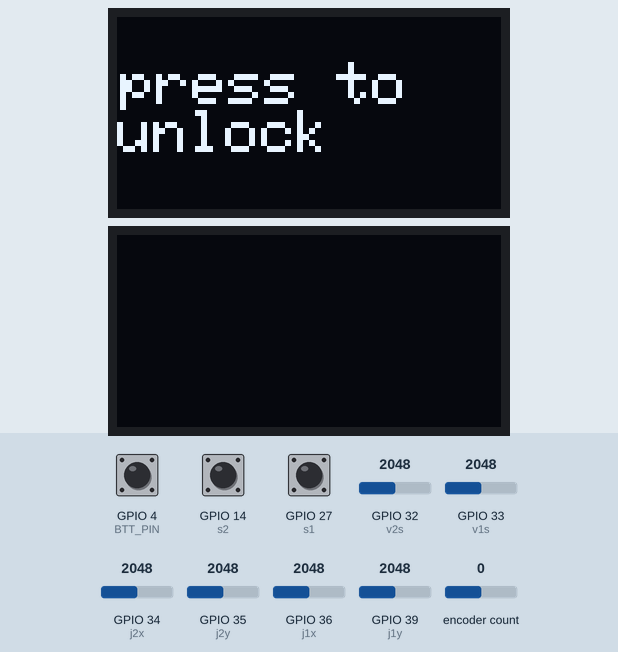
Bench run of a sketch on a simulated ESP32. On the bench: 2 × 128×64 one-colour display. The inputs (shaded band) are chosen by the test bench; at power-on: GPIO 4 (BTT_PIN) HIGH, encoder count 0, GPIO 14 (s2) HIGH, GPIO 27 (s1) HIGH, GPIO 32 (v2s) = 2048, GPIO 33 (v1s) = 2048, GPIO 34 (j2x) = 2048, GPIO 35 (j2y) = 2048, GPIO 36 (j1x) = 2048, GPIO 39 (j1y) = 2048. The display library's start-up logo is not drawn; no radio packets arrive unless stated.

Above: at 0.8 s.
0.9 s: GPIO 4 (BTT_PIN) pulled LOW for 0.15 s
At 1.5 s:
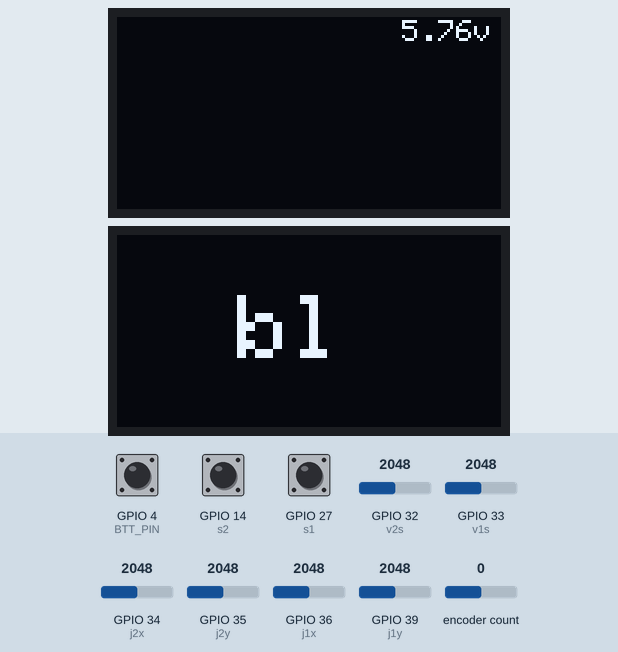
2.6 s: encoder count set to 1
At 3.8 s:
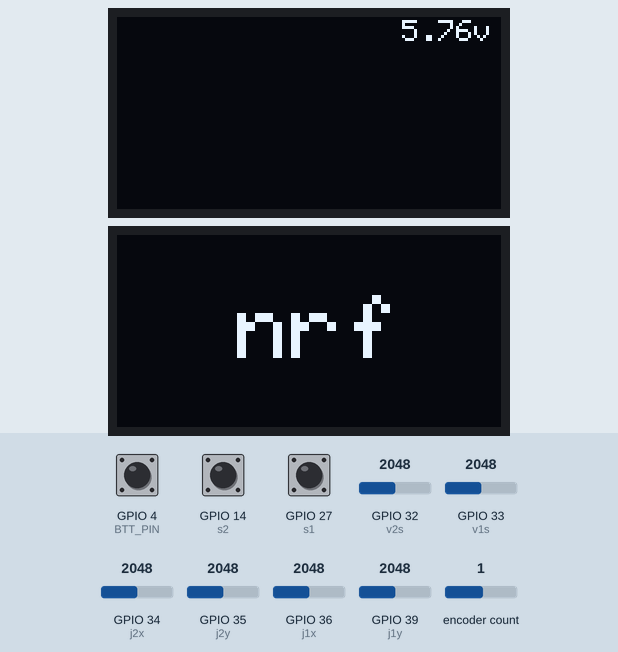
4.1 s: GPIO 4 (BTT_PIN) pulled LOW for 1 s
At 6.8 s:
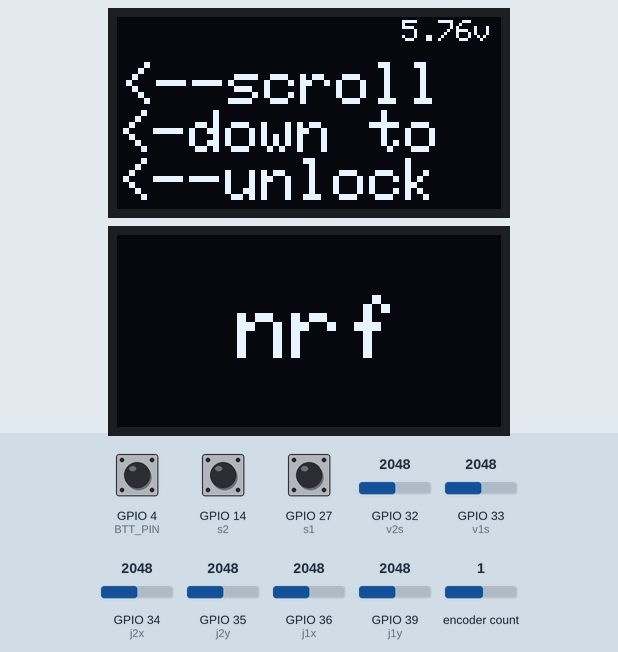
7.1 s: encoder count set to 2
At 7.7 s:
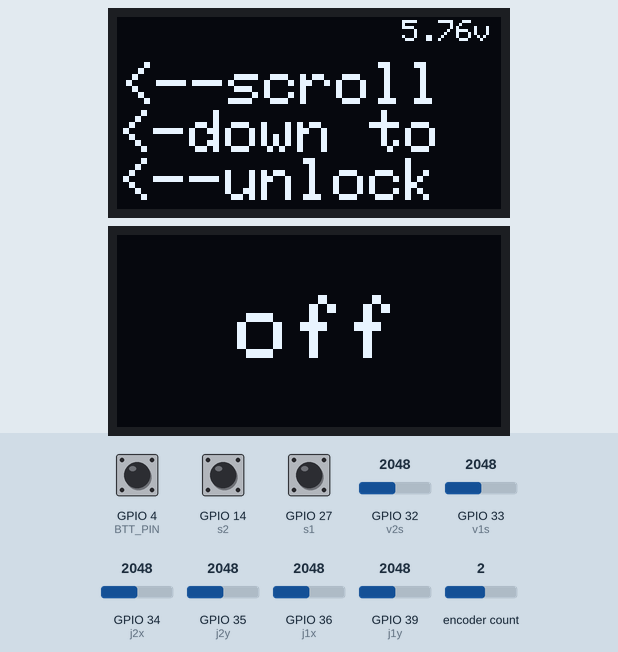
8.6 s: GPIO 4 (BTT_PIN) pulled LOW for 0.15 s
At 9.5 s:
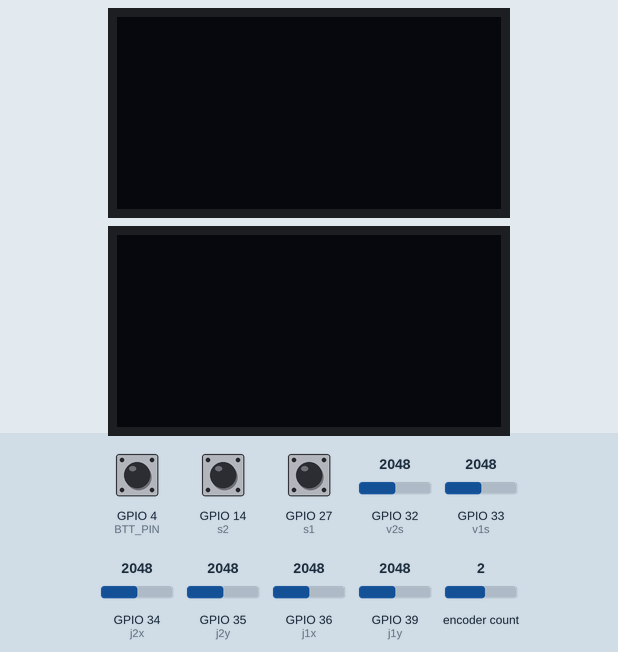
10.7 s: encoder count set to 3
At 11.1 s:
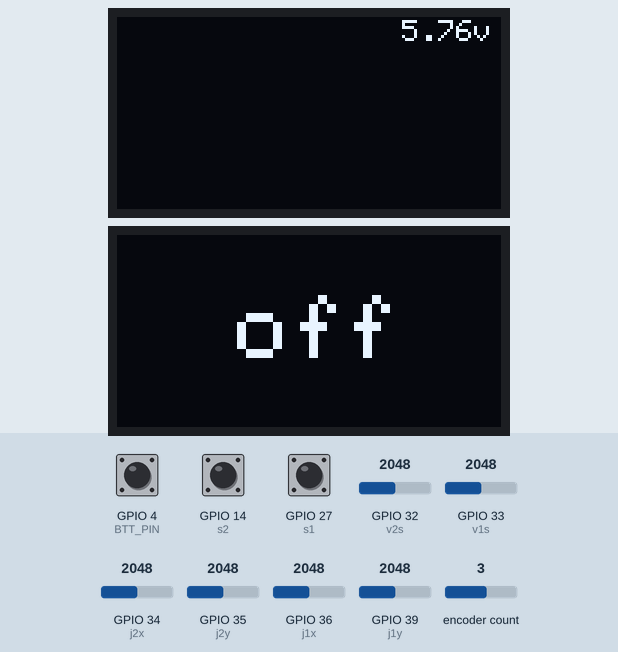
Timing chart, 0 to 13.2 s (numbered marks = the images above; inputs shaded):
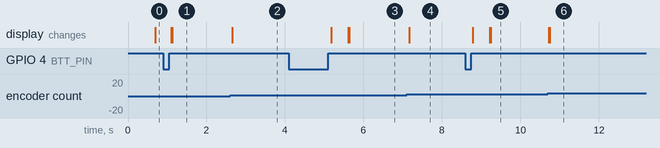

Measured:
- after the input at 0.9 s, the display: first changes after 0.20 s (image 1 shows a later state)
- after the input at 2.6 s, the display: changes after 0.06 s (image 2)
- after the input at 4.1 s, the display: first changes after 1.1 s (image 3 shows a later state)
- after the input at 7.1 s, the display: changes after 0.07 s (image 4)
- after the input at 8.6 s, the display: first changes after 0.19 s (image 5 shows a later state)
- after the input at 10.7 s, the display: first changes at once (image 6 shows a later state)

The sketch:

esp_trans_v3.ino
```cpp
/*


适配esp_quad_v4.0 !!!!!!!!!!!!!!!!!!!!!!!!!!!!!!!!!!!!!!!!!!!!!!!!!!!!!!!!!!!!!!!!!!!!!!!!!!!!!!!!!!!!!!!!!!!!!!!!


Add menu steps

  1. add one new char to    char menu[] = {'b', 'n', 'o','o'};

    warning - add new chars before 'o'

    example
    char menu[] = {'b', 'n', 'w', 'o', 'o'};

  2. setup your "menu_?()" function
    example
    int menu_wifi(int n, char which){
      if(which != 'w') return -1;

        switch(n){
          case 1:
            // your code
          case 2:
            // your code
        }

      return 1;
    }
    *footnote
      case1 = show display 1
      case2 = show display 2
      case3 = run program once/ begin function. example- radio.begin()
      case4 = loop function

  3. add to   void menu_agent(int n, cahr m)
    example
    void menu_agent(int num, char m){
    menu_bl(num, m);
    menu_nrf(num, m);
    menu_off(num, m);
    menu_wifi(num, m);
    }


Calibrate your joystick

  uncomment code below in the menu_nrf()
      Serial.print(*(js + 0));
      Serial.print("   ");
      Serial.print(*(js + 1));
      Serial.print("   ");
      Serial.print(*(js + 2));
      Serial.print("   ");
      Serial.println(*(js + 3));

  change joystick pins according to your need
    #define j1x 36
    #define j1y 39
    #define j2x 34
    #define j2y 35
  invert output according to your need
    #define invert_lx 0
    #define invert_ly 1
    #define invert_rx 1
    #define invert_ry 0

*/


#include "AiEsp32RotaryEncoder.h"
#include "Arduino.h"
#include <Wire.h>
#include <Adafruit_GFX.h>
#include <Adafruit_SSD1306.h>
#include <BleGamepad.h>
#include <SPI.h>
#include <nRF24L01.h>
#include <RF24.h>
#include <SimpleKalmanFilter.h>


// joystick--------------------------------------------------------
int *get_js();
#define j1x 36
#define j1y 39
#define j2x 34
#define j2y 35
#define invert_lx 0
#define invert_ly 1
#define invert_rx 1
#define invert_ry 0
SimpleKalmanFilter filter_lx(5, 5, 0.5);
SimpleKalmanFilter filter_ly(5, 5, 0.5);
SimpleKalmanFilter filter_rx(5, 5, 0.5);
SimpleKalmanFilter filter_ry(5, 5, 0.5);


// v detect--------------------------------------------------------
float *get_v();
#define v1s 33
#define v2s 32


// switch--------------------------------------------------------
#define s1 27
#define s2 14


// gamepad ------------------------------------------------------
BleGamepad bleGamepad;


// rotary encoder---------------------------------------------------
void rotary_onButtonClick();
void IRAM_ATTR readEncoderISR();

#define A_PIN 13
#define B_PIN 5
#define BTT_PIN 4
#define VCC_PIN -1
#define STEPS 8
AiEsp32RotaryEncoder rotaryEncoder =
  AiEsp32RotaryEncoder(A_PIN, B_PIN, BTT_PIN, VCC_PIN, STEPS);


// iic oled--------------------------------------------------------
void refresh_iic();

int menu_bl(int, char);
int menu_off(int, char);
int menu_nrf(int, char);
void menu_agent(int, char);

int oled_en = 1;
#define SCREEN_WIDTH 128
#define SCREEN_HEIGHT 64
#define OLED_RESET     -1
#define SCREEN_ADDRESS1 0x3D
#define SCREEN_ADDRESS2 0x3C
Adafruit_SSD1306 display1(SCREEN_WIDTH, SCREEN_HEIGHT, &Wire, OLED_RESET);
Adafruit_SSD1306 display2(SCREEN_WIDTH, SCREEN_HEIGHT, &Wire, OLED_RESET);

char menu[] = {'b', 'n', 'o','o'};
int menu_cptr = sizeof(menu)-1;


//nrf--------------------------------------------------------
void serial_blackbox();
int nrf_en = 0;
RF24 radio(25, 26); //ce csn

//nrf 1
struct nrf {
  bool en; //
  bool pos_hold;
  byte joyStick[4]; // x, y, z, t
};
struct drone_data {
  float voltage;
  byte motorOut[4]; // a, b, c, d
  int cur_gyro[3];  // 当前角速度 x, y, z
  float cur_angle[3]; // 当前角度 x, y, z
};
static struct nrf radioo;
static struct drone_data ack;

//------------------------------------------------------------
void setup() {
  Serial.begin(115200);

  // pin mode
  pinMode(j1x, INPUT);
  pinMode(j1y, INPUT);
  pinMode(j2x, INPUT);
  pinMode(j2y, INPUT);
  pinMode(v1s, INPUT);
  pinMode(v2s, INPUT);
  pinMode(s1, INPUT_PULLUP);
  pinMode(s2, INPUT_PULLUP);

  // rotary encoder set
  rotaryEncoder.begin();
  rotaryEncoder.setup(readEncoderISR);
  rotaryEncoder.setBoundaries(0, sizeof(menu) - 1, 1);
  rotaryEncoder.disableAcceleration();

  // display begin
  if (!display1.begin(SSD1306_SWITCHCAPVCC, SCREEN_ADDRESS1))for (;;);
  if (!display2.begin(SSD1306_SWITCHCAPVCC, SCREEN_ADDRESS2))for (;;);

  // set display brightness
  display1.ssd1306_command(SSD1306_SETCONTRAST);
  display1.ssd1306_command(5);
  display2.ssd1306_command(SSD1306_SETCONTRAST);
  display2.ssd1306_command(5);
  // 开机画面
  display1.display();
  display2.display();
  delay(500);
  // clear
  display1.clearDisplay();
  display2.clearDisplay();
  display1.display();
  display2.display();

  // ...
  display1.clearDisplay();
  display1.setTextColor(SSD1306_WHITE);
  display1.setTextSize(2);
  display1.setCursor(1, 15);
  display1.println(F("press to"));
  display1.println(F("unlock"));
  display1.display();

  // unlock when pressed
  while (not(rotaryEncoder.isEncoderButtonClicked())) {}

  // initiate joystick
  int *js = get_js();

}


//------------------------------------------------------------
void loop() {
  refresh_iic();
  menu_agent(4, menu[menu_cptr]);
  delay(2);
}


//------------------------------------------------------------
//voltage
float *get_v() {
  // read battery voltage
  static float v[2];

  v[0] = analogRead(v1s);
  v[0] = v[0] / 4095 * 3.3;
  v[0] = v[0] * 2;

  v[1] = analogRead(v2s);
  v[1] = v[1] / 4095 * 3.3;
  v[1] = v[1] * 3.125;
  v[1] = v[1] + 0.6;

  return v;
}


// ------------------------------------------------------------
// get joystick
int *get_js() {
  static int vals[4];
  static boolean cali = true;
  static int cali_vals[4] = {0, 0, 0, 0};

  vals[0] = analogRead(j1x);
  vals[1] = analogRead(j1y);
  vals[2] = analogRead(j2x);
  vals[3] = analogRead(j2y);

  vals[0] = map(vals[0], 0, 4095, 0, 255);
  vals[1] = map(vals[1], 0, 4095, 0, 255);
  vals[2] = map(vals[2], 0, 4095, 0, 255);
  vals[3] = map(vals[3], 0, 4095, 0, 255);

  // if your + and - pin reversed
  if (invert_lx == 1) vals[0] = 255 - vals[0];
  if (invert_ly == 1) vals[1] = 255 - vals[1];
  if (invert_rx == 1) vals[2] = 255 - vals[2];
  if (invert_ry == 1) vals[3] = 255 - vals[3];

  // get calibration val
  if (cali) {
    for (int i = 1; i < 4; i++)cali_vals[i] = 128 - vals[i];
    cali = false;
  }
  // calibrate joystick
  for (int i = 0; i < 4; i++) {
    vals[i] = vals[i] + cali_vals[i];
    vals[i] = constrain(vals[i], 0, 255);
  }

  // no description
  vals[0] = filter_lx.updateEstimate(vals[0]);
  vals[1] = filter_ly.updateEstimate(vals[1]);
  vals[2] = filter_rx.updateEstimate(vals[2]);
  vals[3] = filter_ry.updateEstimate(vals[3]);

  return vals;
}


// rotary encoder
void IRAM_ATTR readEncoderISR()
{
  rotaryEncoder.readEncoder_ISR();
}

// check if rotary button pressed
void rotary_onButtonClick() {
  static unsigned long lastTimePressed = millis();

  if (rotaryEncoder.isEncoderButtonClicked()
      and (millis() - lastTimePressed > 500)) {
    lastTimePressed = millis();

    // show ok
    display2.clearDisplay();
    display2.setTextSize(3);
    display2.setTextColor(SSD1306_WHITE);
    display2.setCursor(40, 20);
    display2.print(F("ok"));
    display2.display();
    delay(400);

    //disable nrf
    nrf_en = 0;
    // update menu pointer for screen 1
    menu_cptr = rotaryEncoder.readEncoder();

    menu_agent(3, menu[menu_cptr]);

    //if point to off, return -1 to turn off the screen
    if (menu[menu_cptr] == 'o' or
        menu[menu_cptr] == '\0') oled_en = -1;
  }

}


//------------------------------------------------------------
void refresh_iic() {
  static unsigned long display_timer = millis();
  static unsigned long oled_sleep = 20;

  // recover screen when rotate
  if (rotaryEncoder.encoderChanged()) oled_en = 1;

  // refresh iic evey 50ms
  if (millis() - display_timer > oled_sleep and
      oled_en == 1) {

    // clear buffer before update
    display1.clearDisplay();
    display2.clearDisplay();

    menu_agent(1, menu[menu_cptr]);
    menu_agent(2, menu[rotaryEncoder.readEncoder()]);
    // show voltage
    display1.setTextSize(1);
    display1.setTextColor(SSD1306_WHITE);
    float *v = get_v();
    display1.setCursor(95, 1);
    display1.print(*(v + 1));
    display1.println(F("v"));

    // update display
    display1.display();
    display2.display();
    display_timer = millis();

    // check if rotary button clicked
    // dont move
    rotary_onButtonClick();

  }

}


int menu_bl(int n, char which) {

  if(which != 'b') return -1;

  switch (n)
  {
    case 1:
      display1.setTextColor(SSD1306_WHITE);
      if (bleGamepad.isConnected()) {
        display1.setTextSize(2);
        display1.setCursor(1, 15);
        display1.println(F("computer"));
        display1.println(F("connected"));
      } else {
        display1.setTextSize(2);
        display1.setCursor(1, 20);
        display1.println(F("no device2"));
      }
      break;

    case 2:
      display2.setTextColor(SSD1306_WHITE);
      display2.setTextSize(3);
      display2.setCursor(40, 20);
      display2.print(F("bl"));
      break;

    case 3:
      bleGamepad.begin(0, 0, true, true, true, true, false, false,
                       false, false, false, false, false, false, false);
      break;

    case 4:
      if (bleGamepad.isConnected()) {
        int *js = get_js();
        bleGamepad.setLeftThumb(*(js + 0), *(js + 1));
        bleGamepad.setRightThumb(*(js + 2), *(js + 3));
      }
      break;
  }

return 1;
}


int menu_off(int n, char which) {

  if(which != 'o' and which != '\0') return -1;

  switch (n) {
    case 1:
      display1.clearDisplay();
      break;

    case 2:
      display2.setTextSize(3);
      display2.setTextColor(SSD1306_WHITE);
      display2.setCursor(40, 20);
      display2.print(F("off"));
      break;

    case 3:
      display1.clearDisplay();
      display2.clearDisplay();
      display1.display();
      display2.display();
      break;
  }

return 1;
}


int menu_nrf(int n, char which) {

  static const byte addresses[][6] = {"00001", "00002"};


  if(which != 'n') return -1;

  switch (n) {
    case 1:
      // lock for safe
      display1.setTextColor(SSD1306_WHITE);
      if (nrf_en == 0) {
        display1.setTextSize(2);
        display1.setCursor(1, 15);
        display1.println(F("<--scroll"));
        display1.println(F("<-down to"));
        display1.println(F("<--unlock"));
      } else {
        display1.setTextSize(1);
        display1.setCursor(1, 1);
        display1.print(F("a"));
        display1.print(ack.motorOut[0]);
        display1.setCursor(1, 18);
        display1.print(F("b"));
        display1.print(ack.motorOut[1]);
        display1.setCursor(1, 36);
        display1.print(F("c"));
        display1.print(ack.motorOut[2]);
        display1.setCursor(1, 54);
        display1.print(F("d"));
        display1.print(ack.motorOut[3]);

        display1.setCursor(38, 1);
        display1.print("v");
        display1.print(ack.voltage);

        display1.setCursor(38, 18);
        display1.print(F("x"));
        display1.print(ack.cur_gyro[0]);
        display1.setCursor(38, 36);
        display1.print(F("y"));
        display1.print(ack.cur_gyro[1]);
        display1.setCursor(38, 54);
        display1.print(F("z"));
        display1.print(ack.cur_gyro[2]);

        display1.setCursor(85, 18);
        display1.print(F("x"));
        display1.print(ack.cur_angle[0]);
        display1.setCursor(85, 36);
        display1.print(F("y"));
        display1.print(ack.cur_angle[1]);
        display1.setCursor(85, 54);
        display1.print(F("z"));
        display1.print(ack.cur_angle[2]);
      }
      break;

    case 2:
      display2.setTextColor(SSD1306_WHITE);
      display2.setTextSize(3);
      display2.setCursor(40, 20);
      display2.print(F("nrf"));
      break;

    case 3:
      // nrf begin
      radioo.en = 0;
      radioo.pos_hold = 0;
      radio.begin();
      radio.enableDynamicPayloads();
      radio.enableAckPayload();
      radio.openReadingPipe(1, addresses[0]);
      radio.openWritingPipe(addresses[1]);
      radio.stopListening();
      radio.setPALevel(RF24_PA_MAX);
      break;

    case 4:
      static unsigned long nrf_recieve_time;
      //7777777777777777777777777777777777777777777777777777777777
      int *js = get_js();
      // check switch status
      if (not(digitalRead(s1))) radioo.pos_hold = 1;
      else radioo.pos_hold = 0;
      if (not(digitalRead(s2))) radioo.en = 1;
      else radioo.en = 0;

      // lock nrf for safe
      if (*(js + 0) == 0 and radioo.en == false) nrf_en = 1;

      if (nrf_en != 1) break;

      byte xyzt[4];
      xyzt[0] = *(js + 2);
      xyzt[1] = *(js + 3);
      xyzt[2] = *(js + 1);
      xyzt[3] = *(js + 0);
      for (int i = 0; i < 4; i++) radioo.joyStick[i] = xyzt[i];
      /*
      Serial.print(xyzt[0]);
      Serial.print("   ");
      Serial.print(xyzt[1]);
      Serial.print("   ");
      Serial.print(xyzt[2]);
      Serial.print("   ");
      Serial.print(xyzt[3]);
      Serial.print("   ");
      Serial.print(radioo.pos_hold);
      Serial.print("   ");
      Serial.println(radioo.en);
      */
      // nrf write
      bool report = radio.write(&radioo, sizeof(radioo));
      if (report){
        if (radio.available()) radio.read(&ack, sizeof(ack));
        nrf_recieve_time = millis();
      }
      // if disconnected
      if (millis() - nrf_recieve_time > 500) {
        ack.voltage = 0.0;
        for (int i=0; i<4; i++) ack.motorOut[i] = 0;
        for (int i=0; i<3; i++)ack.cur_gyro[i] = 0;
        for (int i=0; i<3; i++)ack.cur_angle[i] = 0.0;
      }else serial_blackbox();
      break;
  }
return 1;
}


void serial_blackbox(){
  /*
  Serial.print(ack.cur_angle[0], 2);
  Serial.print(";");
  Serial.print(ack.cur_angle[1], 2);
  Serial.print(";");
  Serial.print(ack.cur_angle[2], 2);
  Serial.print(";");
  Serial.print(ack.cur_gyro[0]);
  Serial.print(";");
  Serial.print(ack.cur_gyro[1]);
  Serial.print(";");
  Serial.print(ack.cur_gyro[2]);
  Serial.print(";");
  Serial.print(ack.motorOut[0]);
  Serial.print(";");
  Serial.print(ack.motorOut[1]);
  Serial.print(";");
  Serial.print(ack.motorOut[2]);
  Serial.print(";");
  Serial.println(ack.motorOut[3]);
*/


  Serial.println(ack.cur_gyro[0]);
  //Serial.print(";");
  //Serial.print(ack.cur_gyro[1]);
  //Serial.print(";");
  //Serial.println(ack.cur_gyro[2]);

}


void menu_agent(int num, char m){
menu_bl(num, m);
menu_nrf(num, m);
menu_off(num, m);
}
```
